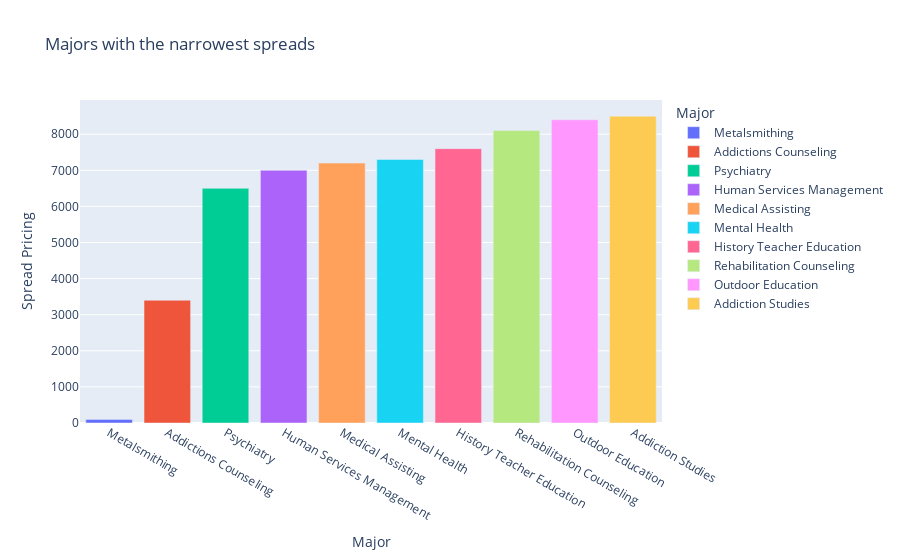

The code cell stored with this chart in its notebook:
### Code cell
narrow_10_spread = df[['Major','Spread']].sort_values('Spread', ascending=True).head(10)

fig = px.bar(narrow_10_spread, x=narrow_10_spread['Major'], y=narrow_10_spread['Spread'], 
             title='Majors with the narrowest spreads', color=narrow_10_spread['Major'])

fig.update_layout(xaxis_title='Major', 
                          yaxis_title='Spread Pricing')
fig.show()

### Figure 1 — Plotly figure (JSON) as saved in the notebook; plotly's stock layout.template omitted (floating-point values rounded to 4 significant figures)
{"data": [{"alignmentgroup": "True", "hovertemplate": "Major=%{x}<br>Spread=%{y}<extra></extra>", "legendgroup": "Metalsmithing", "marker": {"color": "#636efa"}, "name": "Metalsmithing", "offsetgroup": "Metalsmithing", "orientation": "v", "showlegend": true, "textposition": "auto", "type": "bar", "x": ["Metalsmithing"], "xaxis": "x", "y": [100], "yaxis": "y"}, {"alignmentgroup": "True", "hovertemplate": "Major=%{x}<br>Spread=%{y}<extra></extra>", "legendgroup": "Addictions Counseling", "marker": {"color": "#EF553B"}, "name": "Addictions Counseling", "offsetgroup": "Addictions Counseling", "orientation": "v", "showlegend": true, "textposition": "auto", "type": "bar", "x": ["Addictions Counseling"], "xaxis": "x", "y": [3400], "yaxis": "y"}, {"alignmentgroup": "True", "hovertemplate": "Major=%{x}<br>Spread=%{y}<extra></extra>", "legendgroup": "Psychiatry", "marker": {"color": "#00cc96"}, "name": "Psychiatry", "offsetgroup": "Psychiatry", "orientation": "v", "showlegend": true, "textposition": "auto", "type": "bar", "x": ["Psychiatry"], "xaxis": "x", "y": [6500], "yaxis": "y"}, {"alignmentgroup": "True", "hovertemplate": "Major=%{x}<br>Spread=%{y}<extra></extra>", "legendgroup": "Human Services Management", "marker": {"color": "#ab63fa"}, "name": "Human Services Management", "offsetgroup": "Human Services Management", "orientation": "v", "showlegend": true, "textposition": "auto", "type": "bar", "x": ["Human Services Management"], "xaxis": "x", "y": [7000], "yaxis": "y"}, {"alignmentgroup": "True", "hovertemplate": "Major=%{x}<br>Spread=%{y}<extra></extra>", "legendgroup": "Medical Assisting", "marker": {"color": "#FFA15A"}, "name": "Medical Assisting", "offsetgroup": "Medical Assisting", "orientation": "v", "showlegend": true, "textposition": "auto", "type": "bar", "x": ["Medical Assisting"], "xaxis": "x", "y": [7200], "yaxis": "y"}, {"alignmentgroup": "True", "hovertemplate": "Major=%{x}<br>Spread=%{y}<extra></extra>", "legendgroup": "Mental Health", "marker": {"color": "#19d3f3"}, "name": "Mental Health", "offsetgroup": "Mental Health", "orientation": "v", "showlegend": true, "textposition": "auto", "type": "bar", "x": ["Mental Health"], "xaxis": "x", "y": [7300], "yaxis": "y"}, {"alignmentgroup": "True", "hovertemplate": "Major=%{x}<br>Spread=%{y}<extra></extra>", "legendgroup": "History Teacher Education", "marker": {"color": "#FF6692"}, "name": "History Teacher Education", "offsetgroup": "History Teacher Education", "orientation": "v", "showlegend": true, "textposition": "auto", "type": "bar", "x": ["History Teacher Education"], "xaxis": "x", "y": [7600], "yaxis": "y"}, {"alignmentgroup": "True", "hovertemplate": "Major=%{x}<br>Spread=%{y}<extra></extra>", "legendgroup": "Rehabilitation Counseling", "marker": {"color": "#B6E880"}, "name": "Rehabilitation Counseling", "offsetgroup": "Rehabilitation Counseling", "orientation": "v", "showlegend": true, "textposition": "auto", "type": "bar", "x": ["Rehabilitation Counseling"], "xaxis": "x", "y": [8100], "yaxis": "y"}, {"alignmentgroup": "True", "hovertemplate": "Major=%{x}<br>Spread=%{y}<extra></extra>", "legendgroup": "Outdoor Education", "marker": {"color": "#FF97FF"}, "name": "Outdoor Education", "offsetgroup": "Outdoor Education", "orientation": "v", "showlegend": true, "textposition": "auto", "type": "bar", "x": ["Outdoor Education"], "xaxis": "x", "y": [8400], "yaxis": "y"}, {"alignmentgroup": "True", "hovertemplate": "Major=%{x}<br>Spread=%{y}<extra></extra>", "legendgroup": "Addiction Studies", "marker": {"color": "#FECB52"}, "name": "Addiction Studies", "offsetgroup": "Addiction Studies", "orientation": "v", "showlegend": true, "textposition": "auto", "type": "bar", "x": ["Addiction Studies"], "xaxis": "x", "y": [8500], "yaxis": "y"}], "layout": {"barmode": "relative", "legend": {"title": {"text": "Major"}, "tracegroupgap": 0}, "title": {"text": "Majors with the narrowest spreads"}, "xaxis": {"anchor": "y", "categoryarray": ["Metalsmithing", "Addictions Counseling", "Psychiatry", "Human Services Management", "Medical Assisting", "Mental Health", "History Teacher Education", "Rehabilitation Counseling", "Outdoor Education", "Addiction Studies"], "categoryorder": "array", "domain": [0, 1], "title": {"text": "Major"}}, "yaxis": {"anchor": "x", "domain": [0, 1], "title": {"text": "Spread Pricing"}}}}
